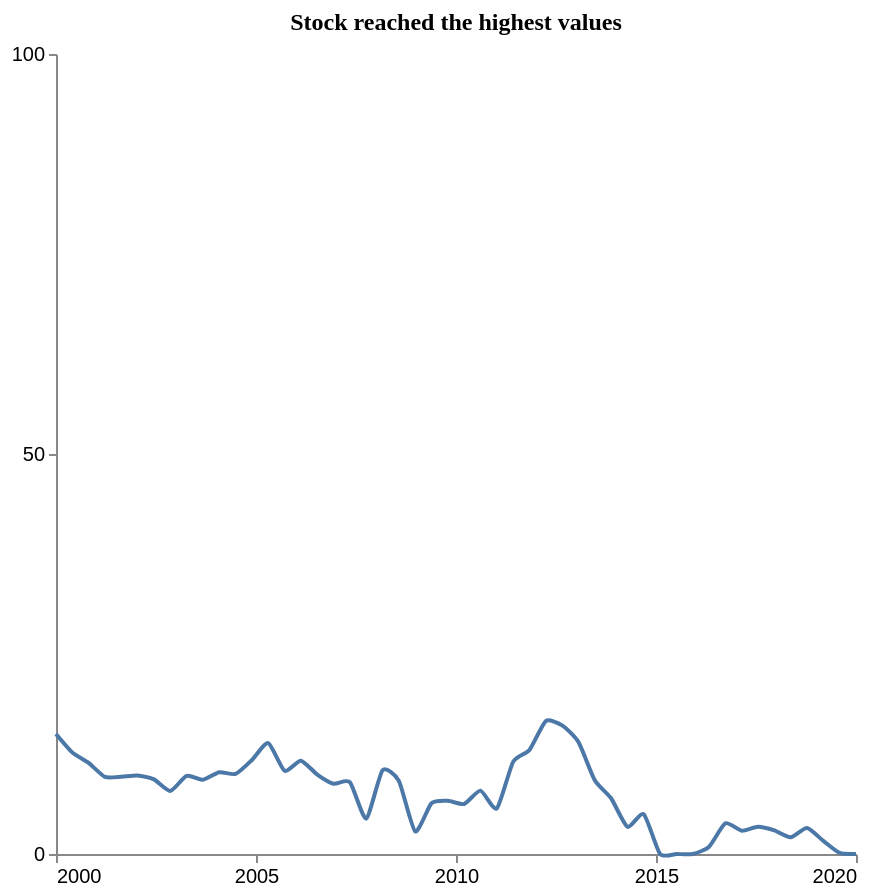

The specification (Vega-Lite) saved for this image:
### Vega-Lite specification from a JSON file in a GitHub repository (floating-point values rounded to 4 significant figures)
{"$schema": "https://vega.github.io/schema/vega-lite/v5.json", "description": "Pattern: Peak", "data": {"values": [{"X": 2000.0, "Y": 15.0}, {"X": 2000.0, "Y": 12.68}, {"X": 2001.0, "Y": 11.39}, {"X": 2001.0, "Y": 9.634}, {"X": 2002.0, "Y": 9.661}, {"X": 2002.0, "Y": 9.823}, {"X": 2002.0, "Y": 9.328}, {"X": 2003.0, "Y": 7.874}, {"X": 2003.0, "Y": 9.766}, {"X": 2004.0, "Y": 9.279}, {"X": 2004.0, "Y": 10.22}, {"X": 2004.0, "Y": 10.01}, {"X": 2005.0, "Y": 11.75}, {"X": 2005.0, "Y": 13.87}, {"X": 2006.0, "Y": 10.41}, {"X": 2006.0, "Y": 11.66}, {"X": 2007.0, "Y": 9.931}, {"X": 2007.0, "Y": 8.782}, {"X": 2007.0, "Y": 8.976}, {"X": 2008.0, "Y": 4.433}, {"X": 2008.0, "Y": 10.47}, {"X": 2009.0, "Y": 9.147}, {"X": 2009.0, "Y": 2.824}, {"X": 2009.0, "Y": 6.347}, {"X": 2010.0, "Y": 6.645}, {"X": 2010.0, "Y": 6.253}, {"X": 2011.0, "Y": 7.92}, {"X": 2011.0, "Y": 5.694}, {"X": 2011.0, "Y": 11.51}, {"X": 2012.0, "Y": 13.0}, {"X": 2012.0, "Y": 16.62}, {"X": 2013.0, "Y": 16.08}, {"X": 2013.0, "Y": 14.0}, {"X": 2013.0, "Y": 9.227}, {"X": 2014.0, "Y": 6.967}, {"X": 2014.0, "Y": 3.402}, {"X": 2015.0, "Y": 4.967}, {"X": 2015.0, "Y": 0.0}, {"X": 2016.0, "Y": 0.0}, {"X": 2016.0, "Y": 0.0}, {"X": 2016.0, "Y": 0.9091}, {"X": 2017.0, "Y": 3.836}, {"X": 2017.0, "Y": 2.909}, {"X": 2018.0, "Y": 3.408}, {"X": 2018.0, "Y": 2.949}, {"X": 2018.0, "Y": 2.092}, {"X": 2019.0, "Y": 3.242}, {"X": 2019.0, "Y": 1.635}, {"X": 2020.0, "Y": 0.1277}, {"X": 2020.0, "Y": 0.0}]}, "mark": {"type": "line", "interpolate": "cardinal", "tension": 0.4}, "encoding": {"x": {"field": "X", "type": "quantitative", "title": "", "axis": {"grid": false, "format": "d", "values": [2000, 2005, 2010, 2015, 2020], "tickSize": 4}, "scale": {"domain": [2000, 2020]}}, "y": {"field": "Y", "type": "quantitative", "title": "", "axis": {"grid": false, "format": "d", "values": [0, 50, 100], "tickSize": 4, "tickOpacity": 1}, "scale": {"domain": [0, 100]}}}, "title": {"text": "Stock reached the highest values", "anchor": "middle", "font": "Tahoma", "fontSize": 12}, "config": {"lineBreak": "^", "view": {"stroke": null}}, "height": 400, "width": 400, "autosize": "pad"}
